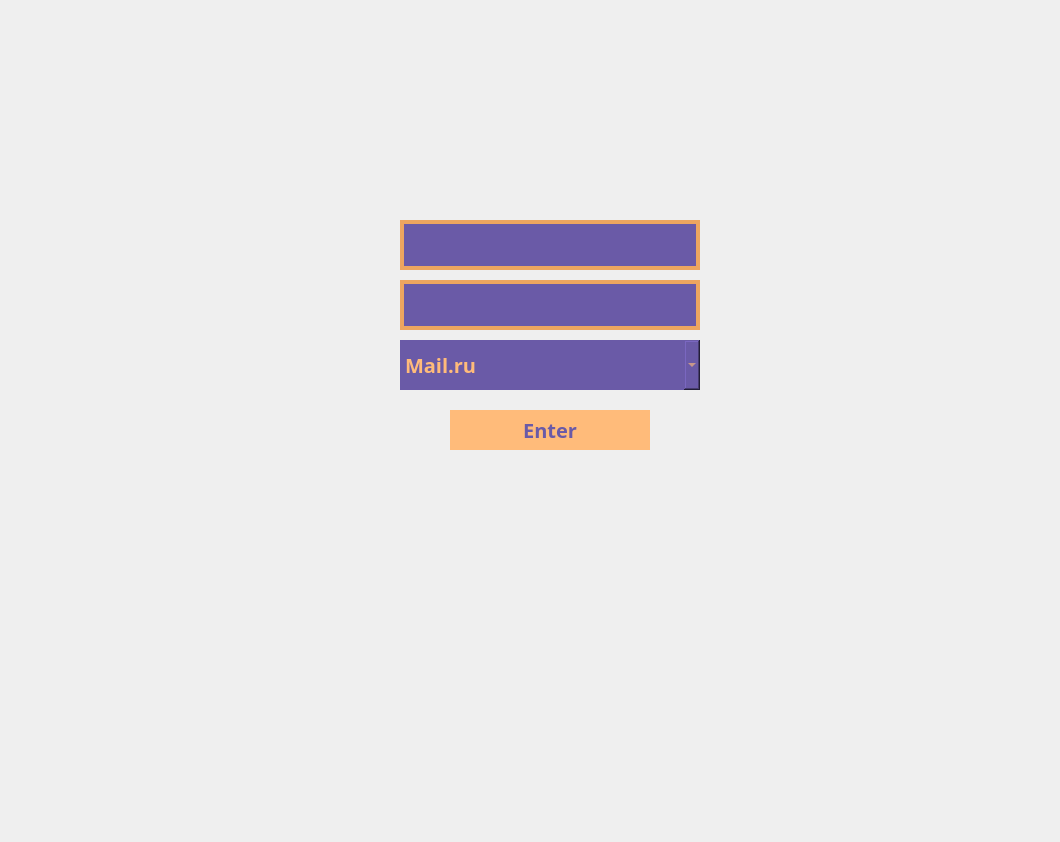
<?xml version="1.0" encoding="UTF-8"?>
<ui version="4.0">
 <class>Form</class>
 <widget class="QWidget" name="Form">
  <property name="geometry">
   <rect>
    <x>0</x>
    <y>0</y>
    <width>1060</width>
    <height>842</height>
   </rect>
  </property>
  <property name="minimumSize">
   <size>
    <width>1060</width>
    <height>842</height>
   </size>
  </property>
  <property name="maximumSize">
   <size>
    <width>1060</width>
    <height>842</height>
   </size>
  </property>
  <property name="windowTitle">
   <string>Form</string>
  </property>
  <widget class="QLabel" name="Background">
   <property name="geometry">
    <rect>
     <x>-120</x>
     <y>-50</y>
     <width>1201</width>
     <height>901</height>
    </rect>
   </property>
   <property name="styleSheet">
    <string notr="true">background-image: url(:/newPrefix/background.png);</string>
   </property>
   <property name="text">
    <string/>
   </property>
  </widget>
  <widget class="QLineEdit" name="LineEdit">
   <property name="geometry">
    <rect>
     <x>400</x>
     <y>220</y>
     <width>300</width>
     <height>50</height>
    </rect>
   </property>
   <property name="sizePolicy">
    <sizepolicy hsizetype="Expanding" vsizetype="Fixed">
     <horstretch>0</horstretch>
     <verstretch>0</verstretch>
    </sizepolicy>
   </property>
   <property name="styleSheet">
    <string notr="true">QLineEdit{

background-color: rgb(106, 90, 167);
border:4px solid #EDA560;
color:#FFBB7A;
font-family: Panton;
font-style: normal;
font-weight: bold;
font-size: 18px;


}</string>
   </property>
   <property name="maxLength">
    <number>35</number>
   </property>
   <property name="alignment">
    <set>Qt::AlignCenter</set>
   </property>
  </widget>
  <widget class="QLineEdit" name="LineEdit1">
   <property name="geometry">
    <rect>
     <x>400</x>
     <y>280</y>
     <width>300</width>
     <height>50</height>
    </rect>
   </property>
   <property name="sizePolicy">
    <sizepolicy hsizetype="Expanding" vsizetype="Fixed">
     <horstretch>0</horstretch>
     <verstretch>0</verstretch>
    </sizepolicy>
   </property>
   <property name="styleSheet">
    <string notr="true">QLineEdit{

background-color: rgb(106, 90, 167);
border:4px solid #EDA560;
color:#FFBB7A;
font-family: Panton;
font-style: normal;
font-weight: bold;
font-size: 18px;


}</string>
   </property>
   <property name="maxLength">
    <number>30</number>
   </property>
   <property name="alignment">
    <set>Qt::AlignCenter</set>
   </property>
  </widget>
  <widget class="QPushButton" name="pushButton">
   <property name="geometry">
    <rect>
     <x>450</x>
     <y>410</y>
     <width>200</width>
     <height>40</height>
    </rect>
   </property>
   <property name="styleSheet">
    <string notr="true">QPushButton{
background-color: #FFBB7A;
font-family: Panton;
font-style: normal;
font-weight: bold;
font-size: 20px;
color:#6A5AA7;
border:none;
}

QPushButton:hover{
background-color: rgb(249, 182, 119);
}

QPushButton:pressed{
background-color: rgb(106, 90, 167);
color:#FFBB7A;
}</string>
   </property>
   <property name="text">
    <string>Enter</string>
   </property>
  </widget>
  <widget class="QComboBox" name="comboBox">
   <property name="geometry">
    <rect>
     <x>400</x>
     <y>340</y>
     <width>300</width>
     <height>50</height>
    </rect>
   </property>
   <property name="layoutDirection">
    <enum>Qt::LeftToRight</enum>
   </property>
   <property name="autoFillBackground">
    <bool>false</bool>
   </property>
   <property name="styleSheet">
    <string notr="true">QComboBox{
background-color: rgb(106, 90, 167);
color:#FFBB7A;
font-family: Panton;
font-style: normal;
font-weight: bold;
font-size: 20px;
border:none;
}</string>
   </property>
   <item>
    <property name="text">
     <string>Mail.ru</string>
    </property>
   </item>
   <item>
    <property name="text">
     <string>Yandex.ru</string>
    </property>
   </item>
   <item>
    <property name="text">
     <string>Gmail.com</string>
    </property>
   </item>
  </widget>
  <widget class="QLabel" name="label">
   <property name="geometry">
    <rect>
     <x>445</x>
     <y>405</y>
     <width>209</width>
     <height>50</height>
    </rect>
   </property>
   <property name="text">
    <string/>
   </property>
   <property name="pixmap">
    <pixmap resource="Source code don't main program/GUIprogram.qrc">:/newPrefix/Button.png</pixmap>
   </property>
  </widget>
  <zorder>Background</zorder>
  <zorder>label</zorder>
  <zorder>LineEdit</zorder>
  <zorder>LineEdit1</zorder>
  <zorder>pushButton</zorder>
  <zorder>comboBox</zorder>
 </widget>
 <resources>
  <include location="Source code don't main program/GUIprogram.qrc"/>
  <include location="Source code don't main program/GUIprogram.qrc"/>
 </resources>
 <connections/>
</ui>
